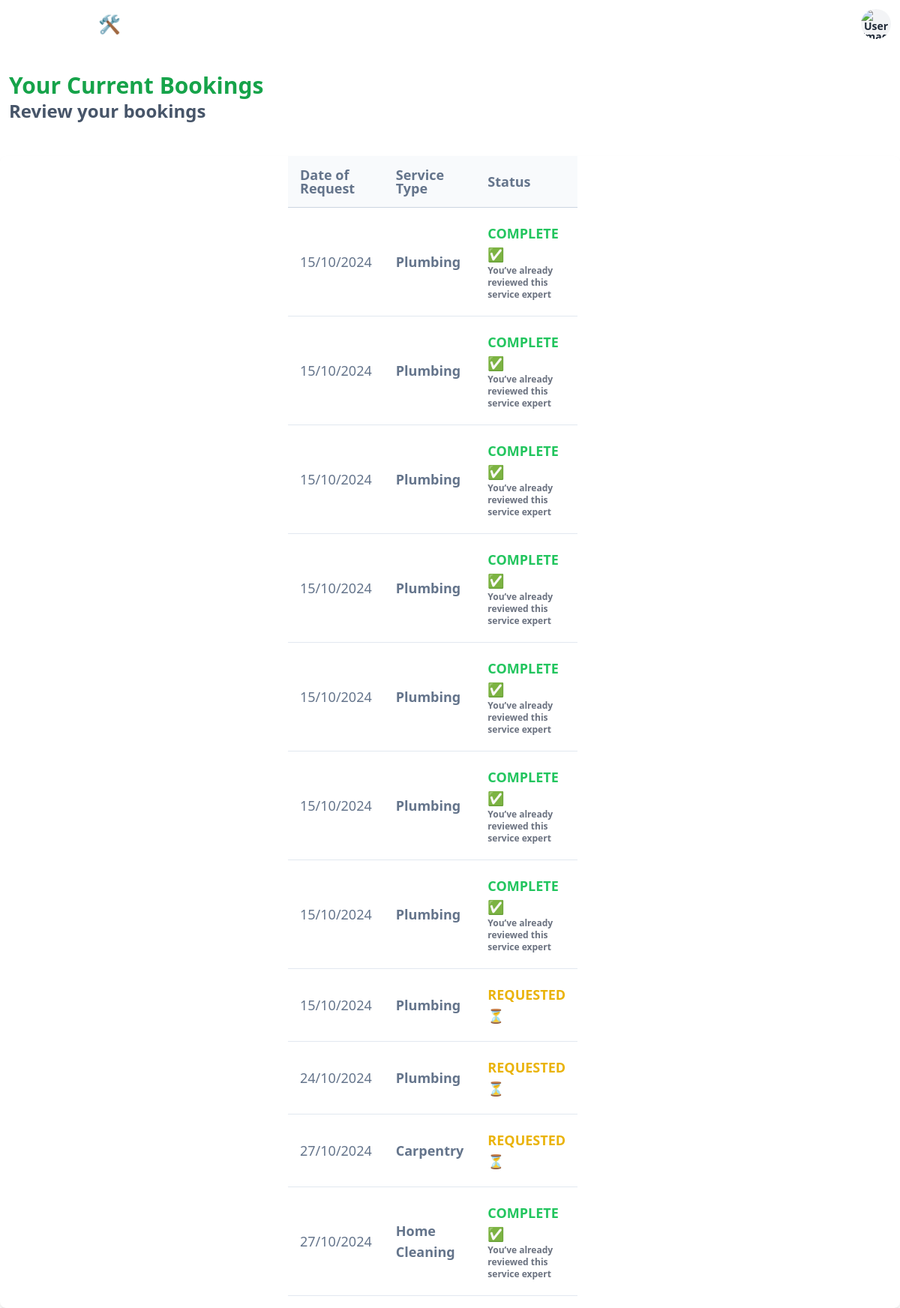
The app's page /bookings (signed in) with its own data.
### app.py (models this page shows, shortened)
class ServiceRequest(db.Model):
    __tablename__ = 'service_requests'
    id = db.Column(db.Integer, primary_key=True)
    service_id = db.Column(db.Integer, db.ForeignKey('services.id'), nullable=False)
    customer_id = db.Column(db.Integer, db.ForeignKey('customers.id'), nullable=False)
    professional_id = db.Column(db.Integer, db.ForeignKey('service_professionals.id'), nullable=True)
    date_of_request = db.Column(db.DateTime, default=db.func.current_timestamp())
    date_of_completion = db.Column(db.DateTime, nullable=True)
    service_status = db.Column(db.String(50), nullable=False, default='requested')  # can be requested, assigned, closed
    remarks = db.Column(db.String(255), nullable=True)

class Service(db.Model):
    __tablename__ = 'services'
    id = db.Column(db.Integer, primary_key=True)
    name = db.Column(db.String(100), nullable=False)
    price = db.Column(db.Float, nullable=False)
    time_required = db.Column(db.Integer, nullable=False)  # in minutes
    description = db.Column(db.String(255), nullable=True)
    service_requests = db.relationship('ServiceRequest', backref='service', lazy=True)
    image_url = db.Column(db.String(255), nullable=True)

### app.py (the view)
@app.route('/bookings')
@customer_required
def bookings():
    current_customer_id = session['user']
    service_requests = ServiceRequest.query.filter_by(
        customer_id=current_customer_id
    ).join(Service).all()
    reviews = Review.query.filter_by(customer_id=current_customer_id).all()
    reviewed_request_ids = {review.professional_id for review in reviews}  # Set of reviewed professional IDs
    return render_template('bookings.html', service_requests=service_requests,image_url=session.get('image_url'),reviewed_request_ids=reviewed_request_ids)

### app.py (called while the page is built)
def customer_required(f):
    @wraps(f)
    def decorated_function(*args, **kwargs):
        if 'role' not in session or session['role'] != 'customer':
            return redirect(url_for('login', message='Must be logged in as an customer'))
        return f(*args, **kwargs)
    return decorated_function

### templates/bookings.html (shortened to what this page needs)
{% extends 'base.html' %}
{% block content %}
<div class="w-full flex justify-between items-center mb-3 pt-8 pl-3 pb-8 self-center">
    <div class="self-center">
        <h3 class="text-3xl font-semibold text-green-600">Your Current Bookings</h3>
        <h3 class="text-2xl font-semibold text-slate-600">Review your bookings</h3>
    </div>
</div>
<div class="relative pl-[32vw] pb-4 flex flex-col h-full overflow-scroll text-gray-700 bg-white shadow-md rounded-lg bg-clip-border">
    <table class="w-full sm:w-[25vw] text-left table-auto">
        <thead>
            <tr class="border-b border-slate-300 bg-slate-50">
                <th class="p-4 text-lg font-bold leading-none text-slate-500">Date of Request</th>
                <th class="p-4 text-lg font-bold leading-none text-slate-500">Service Type</th>
                <th class="p-4 text-lg font-bold leading-none text-slate-500">Status</th>
            </tr>
        </thead>
        <tbody>
            {% for request in service_requests %}
            <tr class="hover:bg-slate-50">
                <td class="p-4 border-b border-slate-200 py-5">
                    <p class="text-lg text-slate-500">{{ request.date_of_request.strftime('%d/%m/%Y') }}</p>
                </td>
                <td class="p-4 border-b border-slate-200 py-5">
                    <p class="text-lg text-slate-500 font-semibold">{{ request.service.name }}</p>
                </td>
                <td class="p-4 border-b border-slate-200 py-5">
                    {% if request.service_status == 'assigned' %}
                        <form action="{{ url_for('complete_service_request', request_id=request.id) }}" method="POST">
                            <button type="submit" class="px-3 py-1 text-sm font-semibold text-white bg-blue-500 rounded hover:bg-blue-700">
                                Complete
                            </button>
                        </form>
                    {% elif request.service_status == 'closed' %}
                    <p class="text-lg text-green-500 font-semibold">COMPLETE ✅</p>
                    {% if request.professional_id not in reviewed_request_ids %}
                    <a href="javascript:void(0);" class="text-s text-blue-500 underline" onclick="openModal({{ request.id }})">Leave a Review!</a>
                    {% else %}
                    <p class="text-xs text-gray-500 font-semibold">You’ve already reviewed this service expert</p>
                    {% endif %}
                    {% else %}
                    <p class="text-lg text-yellow-500 font-semibold">REQUESTED⏳</p>
                    {% endif %}
                </td>
            </tr>
            {% endfor %}
        </tbody>
    </table>
</div>
{% endblock %}

### records on screen
ServiceRequest: date_of_request "15/10/2024", service.name "Plumbing", service_status "COMPLETE ✅", shows "You’ve already reviewed this service expert"
ServiceRequest: date_of_request "15/10/2024", service.name "Plumbing", service_status "COMPLETE ✅", shows "You’ve already reviewed this service expert"
ServiceRequest: date_of_request "15/10/2024", service.name "Plumbing", service_status "COMPLETE ✅", shows "You’ve already reviewed this service expert"
ServiceRequest: date_of_request "15/10/2024", service.name "Plumbing", service_status "COMPLETE ✅", shows "You’ve already reviewed this service expert"
ServiceRequest: date_of_request "15/10/2024", service.name "Plumbing", service_status "COMPLETE ✅", shows "You’ve already reviewed this service expert"
ServiceRequest: date_of_request "15/10/2024", service.name "Plumbing", service_status "COMPLETE ✅", shows "You’ve already reviewed this service expert"
ServiceRequest: date_of_request "15/10/2024", service.name "Plumbing", service_status "COMPLETE ✅", shows "You’ve already reviewed this service expert"
ServiceRequest: date_of_request "15/10/2024", service.name "Plumbing", service_status "REQUESTED⏳"
ServiceRequest: date_of_request "24/10/2024", service.name "Plumbing", service_status "REQUESTED⏳"
ServiceRequest: date_of_request "27/10/2024", service.name "Carpentry", service_status "REQUESTED⏳"
ServiceRequest: date_of_request "27/10/2024", service.name "Home Cleaning", service_status "COMPLETE ✅", shows "You’ve already reviewed this service expert"
